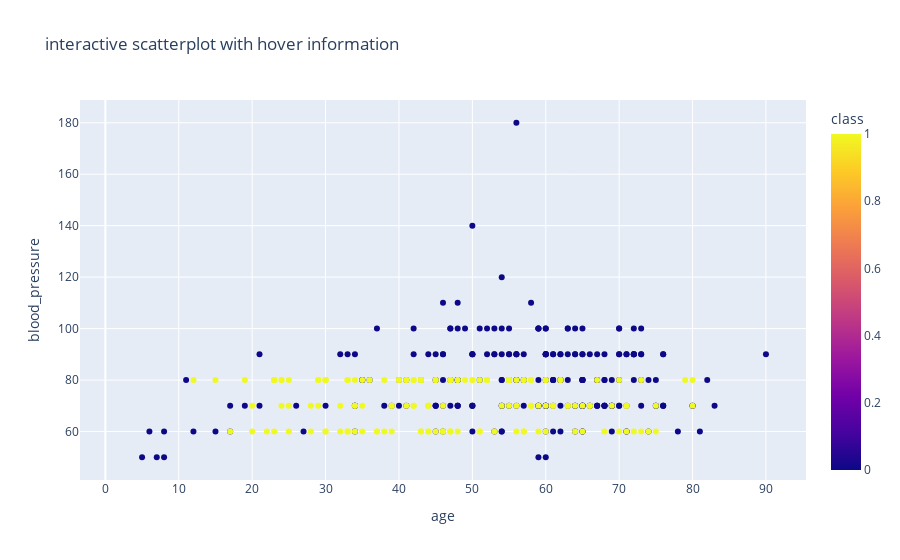

Here is the notebook cell this chart was saved with:
### Code cell
fig = px.scatter(df, x = 'age', y = 'blood_pressure', color = 'class', hover_data = ['serum_creatinine', 'haemoglobin'],title = "interactive scatterplot with hover information")
fig.show()

### Figure 1 — Plotly figure (JSON) as saved in the notebook; plotly's stock layout.template omitted (floating-point values rounded to 4 significant figures; data arrays with more than 128 entries replaced by an {"elided": "..."} marker saying what was removed)
{"data": [{"customdata": {"elided": "400x2 float values"}, "hovertemplate": "age=%{x}<br>blood_pressure=%{y}<br>serum_creatinine=%{customdata[0]}<br>haemoglobin=%{customdata[1]}<br>class=%{marker.color}<extra></extra>", "legendgroup": "", "marker": {"color": {"elided": "400 int values"}, "coloraxis": "coloraxis", "symbol": "circle"}, "mode": "markers", "name": "", "orientation": "v", "showlegend": false, "type": "scatter", "x": {"elided": "400 int values"}, "xaxis": "x", "y": {"elided": "400 int values"}, "yaxis": "y"}], "layout": {"coloraxis": {"colorbar": {"title": {"text": "class"}}, "colorscale": [[0, "#0d0887"], [0.1111, "#46039f"], [0.2222, "#7201a8"], [0.3333, "#9c179e"], [0.4444, "#bd3786"], [0.5556, "#d8576b"], [0.6667, "#ed7953"], [0.7778, "#fb9f3a"], [0.8889, "#fdca26"], [1, "#f0f921"]]}, "legend": {"tracegroupgap": 0}, "title": {"text": "interactive scatterplot with hover information"}, "xaxis": {"anchor": "y", "domain": [0, 1], "title": {"text": "age"}}, "yaxis": {"anchor": "x", "domain": [0, 1], "title": {"text": "blood_pressure"}}}}
